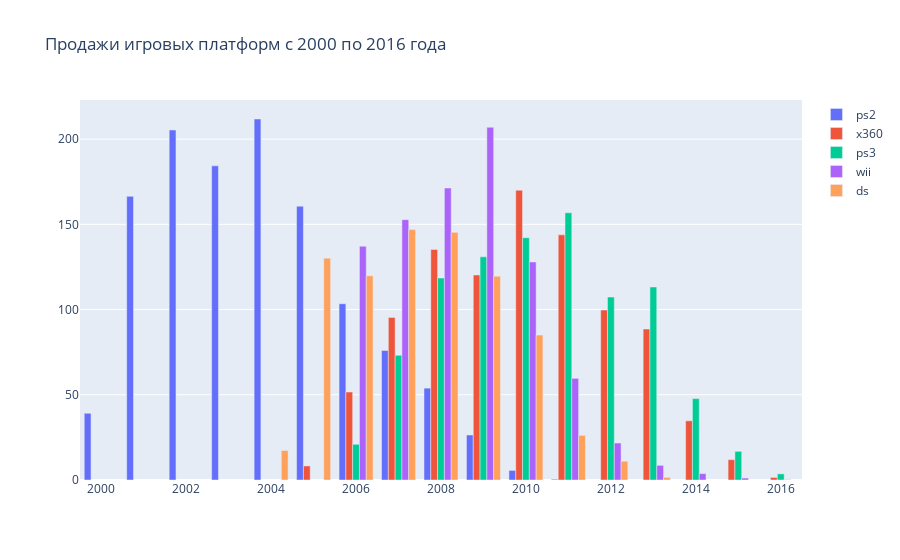

Source (notebook cell):
### Markdown cell above
Из графика видно, что самые популярные игровые платформы за весь период это PS2, X360, PS3, WII, DS, PS. Проанализируем их продажи по годам:

### Code cell
df = df[(df['Platform'].isin(top5.index))]

fig = go.Figure()


for p in top5.index:
    fig.add_trace(go.Bar(
        x=df[df['Platform'] == p]['Year_of_Release'],
        y=df[df['Platform'] == p]['Overall_sales'],
        name=p
    ))

fig.update_layout(title='Продажи игровых платформ с 2000 по 2016 года')

iplot(fig, show_link = False)

### Figure 1 — Plotly figure (JSON) as saved in the notebook; plotly's stock layout.template omitted (floating-point values rounded to 4 significant figures)
{"data": [{"name": "ps2", "type": "bar", "x": [2000, 2001, 2002, 2003, 2004, 2005, 2006, 2007, 2008, 2009, 2010, 2011], "y": [39.17, 166.4, 205.4, 184.3, 211.8, 160.7, 103.4, 75.99, 53.9, 26.4, 5.64, 0.45]}, {"name": "x360", "type": "bar", "x": [2005, 2006, 2007, 2008, 2009, 2010, 2011, 2012, 2013, 2014, 2015, 2016], "y": [8.25, 51.62, 95.41, 135.3, 120.3, 170.0, 143.8, 99.74, 88.58, 34.74, 11.96, 1.52]}, {"name": "ps3", "type": "bar", "x": [2006, 2007, 2008, 2009, 2010, 2011, 2012, 2013, 2014, 2015, 2016], "y": [20.96, 73.19, 118.5, 130.9, 142.2, 156.8, 107.4, 113.2, 47.76, 16.82, 3.6]}, {"name": "wii", "type": "bar", "x": [2006, 2007, 2008, 2009, 2010, 2011, 2012, 2013, 2014, 2015, 2016], "y": [137.1, 152.8, 171.3, 207.0, 128.0, 59.65, 21.71, 8.59, 3.75, 1.14, 0.18]}, {"name": "ds", "type": "bar", "x": [2004, 2005, 2006, 2007, 2008, 2009, 2010, 2011, 2012, 2013], "y": [17.27, 130.1, 119.8, 146.9, 145.3, 119.5, 85.02, 26.18, 11.01, 1.54]}], "layout": {"title": {"text": "Продажи игровых платформ с 2000 по 2016 года"}}}
